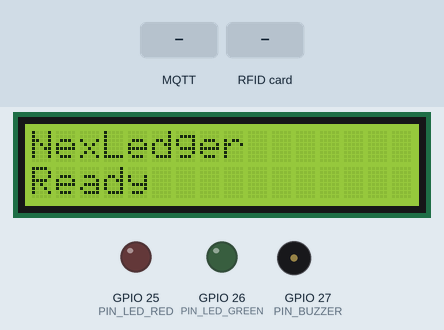
Simulated run of this sketch. Board: ESP32. Parts: 16×2 character LCD, output pins drawn as LEDs (lit = HIGH), buzzer (waves = sounding, pin HIGH). Dashed ring = blinking. Inputs (shaded band) come from the test bench. WiFi joins after 1.5 s; servers stay silent unless stated; EEPROM starts erased; no MQTT or app messages arrive unless stated.

Above: at 5.6 s.
5.7 s: MQTT message "approved" arrives on the second subscribed topic
At 7.0 s:
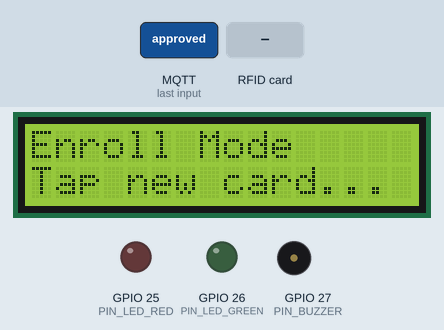
7.8 s: RFID card 5E 7A 19 C4 held to the reader
At 9.8 s:
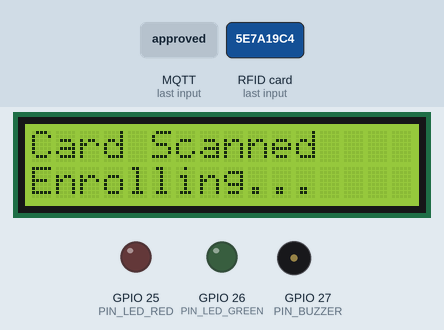
10.1 s: MQTT message "1" arrives on the first subscribed topic
At 10.7 s:
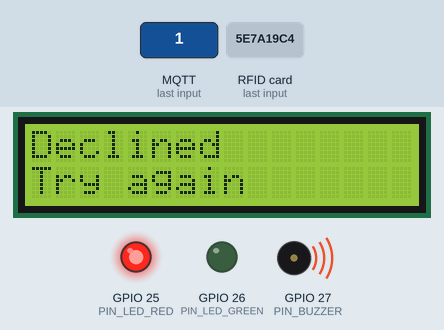
13.1 s: RFID card 5E 7A 19 C4 held to the reader
At 13.9 s:
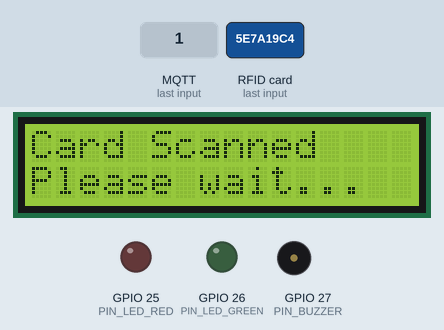
14.6 s: MQTT message "0" arrives on the first subscribed topic
At 16.5 s:
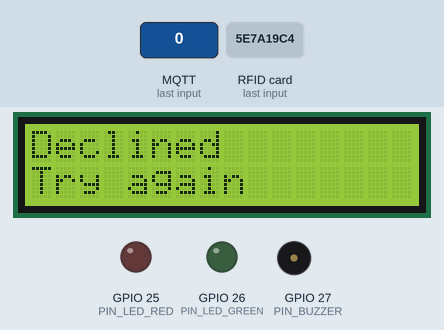
17.6 s: MQTT message "1" arrives on the second subscribed topic
At 17.71 s:
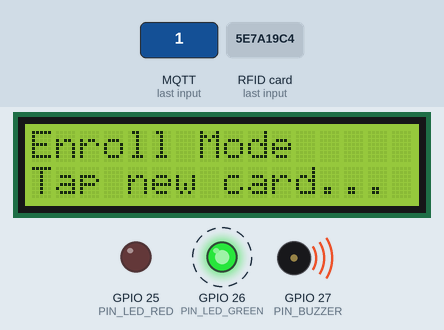
Timing chart, 0 to 20.6 s (numbered marks = the images above; inputs shaded):
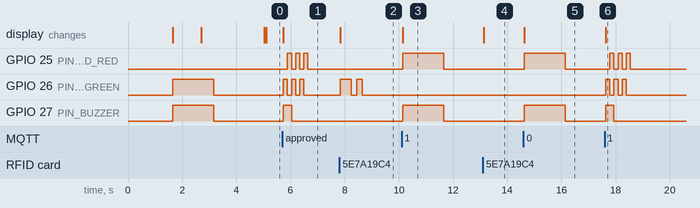

The sketch:

firmware.ino
```cpp
#include <WiFiManager.h>
#include <Preferences.h>

#include "config.h"
#include "feedback.h"
#include "display.h"
#include "rfid_handler.h"
#include "mqtt_handler.h"

static WiFiManagerParameter param_mqtt_ip("mqtt_ip", "MQTT Broker IP", "", 40);
static WiFiManagerParameter param_mqtt_user("mqtt_user", "MQTT Username", "", 40);
static WiFiManagerParameter param_mqtt_pass("mqtt_pass", "MQTT Password", "", 40);

static void saveParamsCallback() {
    Preferences prefs;
    prefs.begin("nexledger", false);
    prefs.putString("mqtt_ip", param_mqtt_ip.getValue());
    prefs.putString("mqtt_user", param_mqtt_user.getValue());
    prefs.putString("mqtt_pass", param_mqtt_pass.getValue());
    prefs.end();
}

void setup() {
    Serial.begin(115200);

    feedbackInit();
    displayInit();

    WiFiManager wm;
    wm.addParameter(&param_mqtt_ip);
    wm.addParameter(&param_mqtt_user);
    wm.addParameter(&param_mqtt_pass);
    wm.setSaveParamsCallback(saveParamsCallback);
    wm.setConfigPortalTimeout(180);

    displayMessage("Connecting...", "to WiFi");

    if (!wm.autoConnect("NexLedger-Setup")) {
        displayMessage("WiFi Failed", "Restarting...");
        feedbackFailure();
        delay(2000);
        ESP.restart();
    }

    String ip = WiFi.localIP().toString();
    displayMessage("WiFi Connected", ip.c_str());
    feedbackSuccess();
    delay(1000);

    rfidInit();
    mqttInit();

    displayMessage("NexLedger", "Ready");
}

void loop() {
    mqttUpdate();
    rfidUpdate();
    feedbackUpdate();
}
```

display.cpp
```cpp
#include "display.h"
#include "config.h"
#include <Arduino.h>
#include <LiquidCrystal_I2C.h>

static LiquidCrystal_I2C lcd(LCD_ADDRESS, LCD_COLS, LCD_ROWS);

void displayInit() {
    lcd.init();
    lcd.backlight();
    displayMessage("NexLedger", "Initializing...");
}

void displayClear() {
    lcd.clear();
}

void displayMessage(const char* line1, const char* line2) {
    lcd.clear();
    lcd.setCursor(0, 0);
    lcd.print(line1);
    if (line2 && line2[0] != '\0') {
        lcd.setCursor(0, 1);
        lcd.print(line2);
    }
}
```

display.h
```cpp
#pragma once

void displayInit();
void displayMessage(const char* line1, const char* line2 = "");
void displayClear();
```

feedback.cpp
```cpp
#include "feedback.h"
#include "config.h"
#include <Arduino.h>

enum FeedbackState {
    FB_IDLE,
    FB_SUCCESS,
    FB_FAILURE,
    FB_ENROLL_MODE,
    FB_ENROLL_SUCCESS
};

static FeedbackState currentState = FB_IDLE;
static unsigned long stateStart = 0;
static int blinkStep = 0;
static unsigned long lastBlinkTime = 0;

void feedbackInit() {
    pinMode(PIN_LED_GREEN, OUTPUT);
    pinMode(PIN_LED_RED, OUTPUT);
    pinMode(PIN_BUZZER, OUTPUT);
    digitalWrite(PIN_LED_GREEN, LOW);
    digitalWrite(PIN_LED_RED, LOW);
    digitalWrite(PIN_BUZZER, LOW);
}

void feedbackSuccess() {
    currentState = FB_SUCCESS;
    stateStart = millis();
    digitalWrite(PIN_LED_GREEN, HIGH);
    digitalWrite(PIN_BUZZER, HIGH);
}

void feedbackFailure() {
    currentState = FB_FAILURE;
    stateStart = millis();
    digitalWrite(PIN_LED_RED, HIGH);
    digitalWrite(PIN_BUZZER, HIGH);
}

void feedbackEnrollMode() {
    currentState = FB_ENROLL_MODE;
    stateStart = millis();
    lastBlinkTime = millis();
    blinkStep = 0;
    digitalWrite(PIN_LED_GREEN, HIGH);
    digitalWrite(PIN_LED_RED, LOW);
    digitalWrite(PIN_BUZZER, HIGH);
}

void feedbackEnrollSuccess() {
    currentState = FB_ENROLL_SUCCESS;
    stateStart = millis();
    lastBlinkTime = millis();
    blinkStep = 0;
    digitalWrite(PIN_LED_GREEN, HIGH);
}

void feedbackUpdate() {
    unsigned long now = millis();

    switch (currentState) {

        case FB_SUCCESS:
            if (now - stateStart >= FEEDBACK_DURATION) {
                digitalWrite(PIN_LED_GREEN, LOW);
                digitalWrite(PIN_BUZZER, LOW);
                currentState = FB_IDLE;
            }
            break;

        case FB_FAILURE:
            if (now - stateStart >= FEEDBACK_DURATION) {
                digitalWrite(PIN_LED_RED, LOW);
                digitalWrite(PIN_BUZZER, LOW);
                currentState = FB_IDLE;
            }
            break;

        case FB_ENROLL_MODE:
            if (blinkStep < 6 && now - lastBlinkTime >= 150) {
                lastBlinkTime = now;
                blinkStep++;
                if (blinkStep % 2 == 0) {
                    digitalWrite(PIN_LED_GREEN, HIGH);
                    digitalWrite(PIN_LED_RED, LOW);
                } else {
                    digitalWrite(PIN_LED_GREEN, LOW);
                    digitalWrite(PIN_LED_RED, HIGH);
                }
                if (blinkStep == 1) digitalWrite(PIN_BUZZER, HIGH);
                if (blinkStep == 2) digitalWrite(PIN_BUZZER, LOW);
            }
            if (blinkStep >= 6) {
                digitalWrite(PIN_LED_GREEN, LOW);
                digitalWrite(PIN_LED_RED, LOW);
                digitalWrite(PIN_BUZZER, LOW);
                currentState = FB_IDLE;
            }
            break;

        case FB_ENROLL_SUCCESS:
            if (blinkStep < 4 && now - lastBlinkTime >= 200) {
                lastBlinkTime = now;
                blinkStep++;
                digitalWrite(PIN_LED_GREEN, blinkStep % 2 == 0 ? LOW : HIGH);
            }
            if (blinkStep >= 4) {
                digitalWrite(PIN_LED_GREEN, LOW);
                currentState = FB_IDLE;
            }
            break;

        case FB_IDLE:
        default:
            break;
    }
}
```

feedback.h
```cpp
#pragma once

void feedbackInit();
void feedbackSuccess();
void feedbackFailure();
void feedbackEnrollMode();
void feedbackEnrollSuccess();
void feedbackUpdate();
```

mqtt_handler.cpp
```cpp
#include "mqtt_handler.h"
#include "config.h"
#include "feedback.h"
#include "display.h"
#include <Arduino.h>
#include <WiFiClientSecure.h>
#include <PubSubClient.h>
#include <Preferences.h>
#include <ArduinoJson.h>

static WiFiClientSecure secureClient;
static PubSubClient mqttClient(secureClient);
static Preferences prefs;

static String mqttBroker = "";
static String mqttUser = "";
static String mqttPassword = "";

static unsigned long lastHeartbeat = 0;
static unsigned long lastReconnectAt = 0;
#define RECONNECT_INTERVAL 5000

void rfidClearLastUID();
extern bool enrollMode;

static void onMessage(char* topic, byte* payload, unsigned int length) {
    String t = String(topic);
    String msg = "";
    for (unsigned int i = 0; i < length; i++) msg += (char)payload[i];

    if (t == TOPIC_RESULT) {
        StaticJsonDocument<256> doc;
        if (deserializeJson(doc, msg)) return;

        const char* status = doc["status"];
        const char* name = doc["name"];
        float balance = doc["balance"];

        if (String(status) == "approved") {
            char line2[17];
            snprintf(line2, sizeof(line2), "Bal: Rs.%.2f", balance);
            displayMessage(name, line2);
            feedbackSuccess();
        } else {
            const char* reason = doc["reason"] | "Try again";
            displayMessage("Declined", reason);
            feedbackFailure();
        }
        rfidClearLastUID();
        return;
    }

    if (t == TOPIC_ENROLL_START) {
        enrollMode = true;
        displayMessage("Enroll Mode", "Tap new card...");
        feedbackEnrollMode();
        return;
    }
}

static void loadCredentials() {
    prefs.begin("nexledger", true);
    mqttBroker = prefs.getString("mqtt_ip", "");
    mqttUser = prefs.getString("mqtt_user", "");
    mqttPassword = prefs.getString("mqtt_pass", "");
    prefs.end();
}

static void connectMQTT() {
    if (mqttClient.connected()) return;

    unsigned long now = millis();
    if (now - lastReconnectAt < RECONNECT_INTERVAL) return;
    lastReconnectAt = now;

    displayMessage("MQTT", "Connecting...");

    secureClient.setCACert(CA_CERT);
    mqttClient.setServer(mqttBroker.c_str(), MQTT_PORT);
    mqttClient.setCallback(onMessage);

    if (mqttClient.connect("NexLedger", mqttUser.c_str(), mqttPassword.c_str())) {
        mqttClient.subscribe(TOPIC_RESULT);
        mqttClient.subscribe(TOPIC_ENROLL_START);
        displayMessage("NexLedger", "Ready");
    } else {
        displayMessage("MQTT Failed", "Retrying...");
    }
}

void mqttInit() {
    loadCredentials();
    connectMQTT();
}

void mqttUpdate() {
    if (!mqttClient.connected()) {
        connectMQTT();
        return;
    }
    mqttClient.loop();

    unsigned long now = millis();
    if (now - lastHeartbeat >= HEARTBEAT_INTERVAL) {
        lastHeartbeat = now;
        mqttClient.publish(TOPIC_STATUS, "online");
    }
}

void mqttPublishScan(const String& uid) {
    StaticJsonDocument<64> doc;
    doc["uid"] = uid;
    char buf[64];
    serializeJson(doc, buf);
    mqttClient.publish(TOPIC_SCAN, buf);
}

void mqttPublishEnrollScanned(const String& uid) {
    StaticJsonDocument<64> doc;
    doc["uid"] = uid;
    char buf[64];
    serializeJson(doc, buf);
    mqttClient.publish(TOPIC_ENROLL_SCANNED, buf);
}
```

mqtt_handler.h
```cpp
#pragma once

#include <Arduino.h>

void mqttInit();
void mqttUpdate();
void mqttPublishScan(const String& uid);
void mqttPublishEnrollScanned(const String& uid);
```

rfid_handler.cpp
```cpp
#include "rfid_handler.h"
#include "config.h"
#include "feedback.h"
#include "display.h"
#include <Arduino.h>
#include <SPI.h>
#include <MFRC522.h>

static MFRC522 mfrc522(PIN_RC522_SS, PIN_RC522_RST);
static unsigned long lastScanTime = 0;
static String lastUID = "";

void mqttPublishScan(const String& uid);
void mqttPublishEnrollScanned(const String& uid);

bool enrollMode = false;

static String getUID(MFRC522::Uid uid) {
    String result = "";
    for (byte i = 0; i < uid.size; i++) {
        if (uid.uidByte[i] < 0x10) result += "0";
        result += String(uid.uidByte[i], HEX);
    }
    result.toUpperCase();
    return result;
}

void rfidInit() {
    SPI.begin();
    mfrc522.PCD_Init();
}

void rfidUpdate() {
    if (!mfrc522.PICC_IsNewCardPresent()) return;
    if (!mfrc522.PICC_ReadCardSerial()) return;

    unsigned long now = millis();
    if (now - lastScanTime < SCAN_COOLDOWN) return;
    lastScanTime = now;

    String uid = getUID(mfrc522.uid);
    mfrc522.PICC_HaltA();
    mfrc522.PCD_StopCrypto1();

    if (enrollMode) {
        mqttPublishEnrollScanned(uid);
        displayMessage("Card Scanned", "Enrolling...");
        feedbackEnrollSuccess();
        enrollMode = false;
        return;
    }

    if (uid == lastUID) return;

    lastUID = uid;
    mqttPublishScan(uid);
    displayMessage("Card Scanned", "Please wait...");
}

void rfidClearLastUID() {
    lastUID = "";
}
```

rfid_handler.h
```cpp
#pragma once

void rfidInit();
void rfidUpdate();
void rfidClearLastUID();

extern bool enrollMode;
```

config.h
```cpp
#pragma once

#define PIN_RC522_SS 5
#define PIN_RC522_RST 4

#define LCD_ADDRESS 0x27
#define LCD_COLS 16
#define LCD_ROWS 2

#define PIN_LED_GREEN 26
#define PIN_LED_RED 25
#define PIN_BUZZER 27

#define TOPIC_SCAN "ledger/scan"
#define TOPIC_STATUS "ledger/status"
#define TOPIC_RESULT "ledger/result"
#define TOPIC_ENROLL_START "ledger/cmd/enroll"
#define TOPIC_ENROLL_SCANNED "ledger/cmd/enroll/scanned"

#define MQTT_PORT 8883
#define HEARTBEAT_INTERVAL 30000
#define SCAN_COOLDOWN 2000
#define FEEDBACK_DURATION 1500

static const char CA_CERT[] = R"EOF(
-----BEGIN CERTIFICATE-----
your_ca_cert_here
-----END CERTIFICATE-----
)EOF";
```

Measured:
- after the input at 5.7 s, GPIO 25 (PIN_LED_RED): alternates HIGH for 0.15 s and LOW for 0.15 s, 6 changes in all, then stays LOW, starting after 0.18 s; GPIO 26 (PIN_LED_GREEN): alternates HIGH for 0.15 s and LOW for 0.15 s, 6 changes in all, then stays LOW, starting at once
- after the input at 7.8 s, GPIO 26 (PIN_LED_GREEN): LOW → HIGH at once, → LOW 0.41 s later, → HIGH 0.20 s later, → LOW 0.20 s later; the display: changes at once (image 2)
- after the input at 10.1 s, GPIO 25 (PIN_LED_RED), GPIO 27 (PIN_BUZZER): LOW → HIGH at once, → LOW 1.5 s later; the display: changes at once (image 3)
- after the input at 13.1 s, the display: changes at once (image 4)
- after the input at 14.6 s, GPIO 25 (PIN_LED_RED), GPIO 27 (PIN_BUZZER): LOW → HIGH at once, → LOW 1.5 s later; the display: changes at once (image 5)
- after the input at 17.6 s, GPIO 25 (PIN_LED_RED): alternates HIGH for 0.15 s and LOW for 0.15 s, 6 changes in all, then stays LOW, starting after 0.19 s; GPIO 26 (PIN_LED_GREEN): alternates HIGH for 0.15 s and LOW for 0.15 s, 6 changes in all, then stays LOW, starting at once
